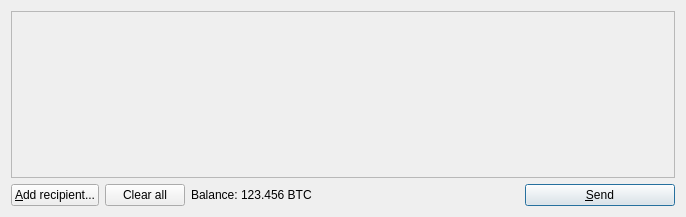
<?xml version="1.0" encoding="UTF-8"?>
<ui version="4.0">
 <class>SendCoinsDialog</class>
 <widget class="QDialog" name="SendCoinsDialog">
  <property name="geometry">
   <rect>
    <x>0</x>
    <y>0</y>
    <width>686</width>
    <height>217</height>
   </rect>
  </property>
  <property name="windowTitle">
   <string>Send Shares</string>
  </property>
  <layout class="QVBoxLayout" name="verticalLayout">
   <item>
    <widget class="QScrollArea" name="scrollArea">
     <property name="widgetResizable">
      <bool>true</bool>
     </property>
     <widget class="QWidget" name="scrollAreaWidgetContents">
      <property name="geometry">
       <rect>
        <x>0</x>
        <y>0</y>
        <width>666</width>
        <height>162</height>
       </rect>
      </property>
      <layout class="QVBoxLayout" name="verticalLayout_2">
       <property name="leftMargin">
        <number>0</number>
       </property>
       <property name="topMargin">
        <number>0</number>
       </property>
       <property name="rightMargin">
        <number>0</number>
       </property>
       <property name="bottomMargin">
        <number>0</number>
       </property>
       <item>
        <layout class="QVBoxLayout" name="entries">
         <property name="spacing">
          <number>6</number>
         </property>
        </layout>
       </item>
       <item>
        <spacer name="verticalSpacer">
         <property name="orientation">
          <enum>Qt::Vertical</enum>
         </property>
         <property name="sizeHint" stdset="0">
          <size>
           <width>20</width>
           <height>40</height>
          </size>
         </property>
        </spacer>
       </item>
      </layout>
     </widget>
    </widget>
   </item>
   <item>
    <layout class="QHBoxLayout" name="horizontalLayout">
     <item>
      <widget class="QPushButton" name="addButton">
       <property name="toolTip">
        <string>Send to multiple recipients at once</string>
       </property>
       <property name="text">
        <string>&amp;Add recipient...</string>
       </property>
      </widget>
     </item>
     <item>
      <widget class="QPushButton" name="clearButton">
       <property name="sizePolicy">
        <sizepolicy hsizetype="Minimum" vsizetype="Fixed">
         <horstretch>0</horstretch>
         <verstretch>0</verstretch>
        </sizepolicy>
       </property>
       <property name="toolTip">
        <string>Remove all transaction fields</string>
       </property>
       <property name="text">
        <string>Clear all</string>
       </property>
       <property name="autoRepeatDelay">
        <number>300</number>
       </property>
      </widget>
     </item>
     <item>
      <layout class="QHBoxLayout" name="horizontalLayout_2">
       <property name="spacing">
        <number>3</number>
       </property>
       <item>
        <widget class="QLabel" name="label">
         <property name="text">
          <string>Balance:</string>
         </property>
        </widget>
       </item>
       <item>
        <widget class="QLabel" name="labelBalance">
         <property name="text">
          <string>123.456 BTC</string>
         </property>
         <property name="textInteractionFlags">
          <set>Qt::LinksAccessibleByMouse|Qt::TextSelectableByKeyboard|Qt::TextSelectableByMouse</set>
         </property>
        </widget>
       </item>
      </layout>
     </item>
     <item>
      <spacer name="horizontalSpacer">
       <property name="orientation">
        <enum>Qt::Horizontal</enum>
       </property>
       <property name="sizeHint" stdset="0">
        <size>
         <width>40</width>
         <height>20</height>
        </size>
       </property>
      </spacer>
     </item>
     <item>
      <widget class="QPushButton" name="sendButton">
       <property name="minimumSize">
        <size>
         <width>150</width>
         <height>0</height>
        </size>
       </property>
       <property name="toolTip">
        <string>Confirm the send action</string>
       </property>
       <property name="text">
        <string>&amp;Send</string>
       </property>
       <property name="default">
        <bool>true</bool>
       </property>
      </widget>
     </item>
    </layout>
   </item>
  </layout>
 </widget>
 <resources/>
 <connections/>
</ui>
